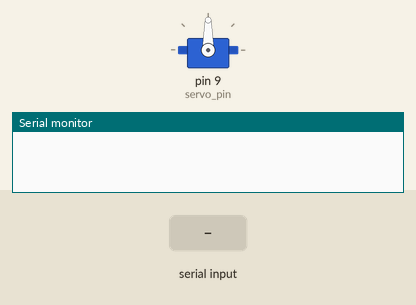
The sketch below on a simulated Arduino Leonardo, built with avr-gcc and run on an emulated ATmega32U4. On the bench: servo, the last lines printed to the serial monitor. The inputs (shaded band) are chosen by the test bench.

Above: at 1.2 s.
1.3 s: "90,45\n" received over Serial
At 1.9 s:
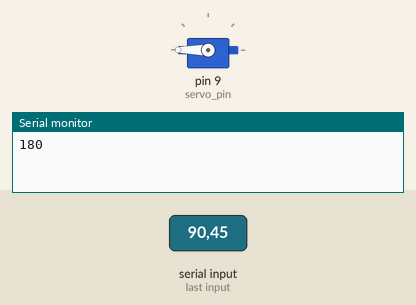
Timing chart, 0 to 4.3 s (numbered marks = the images above; inputs shaded):
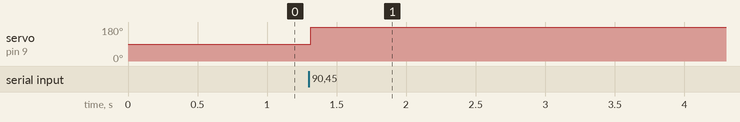

The sketch:

arduino.ino
```cpp
#include <Servo.h>

Servo myservo;  // create servo object to control a servo
// a maximum of eight servo objects can be created

#define servo_pin 9

String inString = "";

int pos = 0;    // variable to store the servo position

void setup()
{
  Serial.begin(9600);
  myservo.attach(servo_pin);  // attaches the servo on pin 9 to the servo object
  while (!Serial) {
    ; // wait for serial port to connect. Needed for Leonardo only
  }
  pos = 90;
  myservo.write(pos);
}


void loop()
{
  while (Serial.available() > 0)
  {
    inString += char(Serial.read());
    delay(2);
  }
  if (inString.length() > 0)
  {
    pos = pos + inString.toInt();
    myservo.write(pos);
    Serial.println(pos);
  }
  inString = "";
}
```

Measured:
- after the input at 1.3 s, servo on pin 9 (servo_pin): 90° → 180° at once
